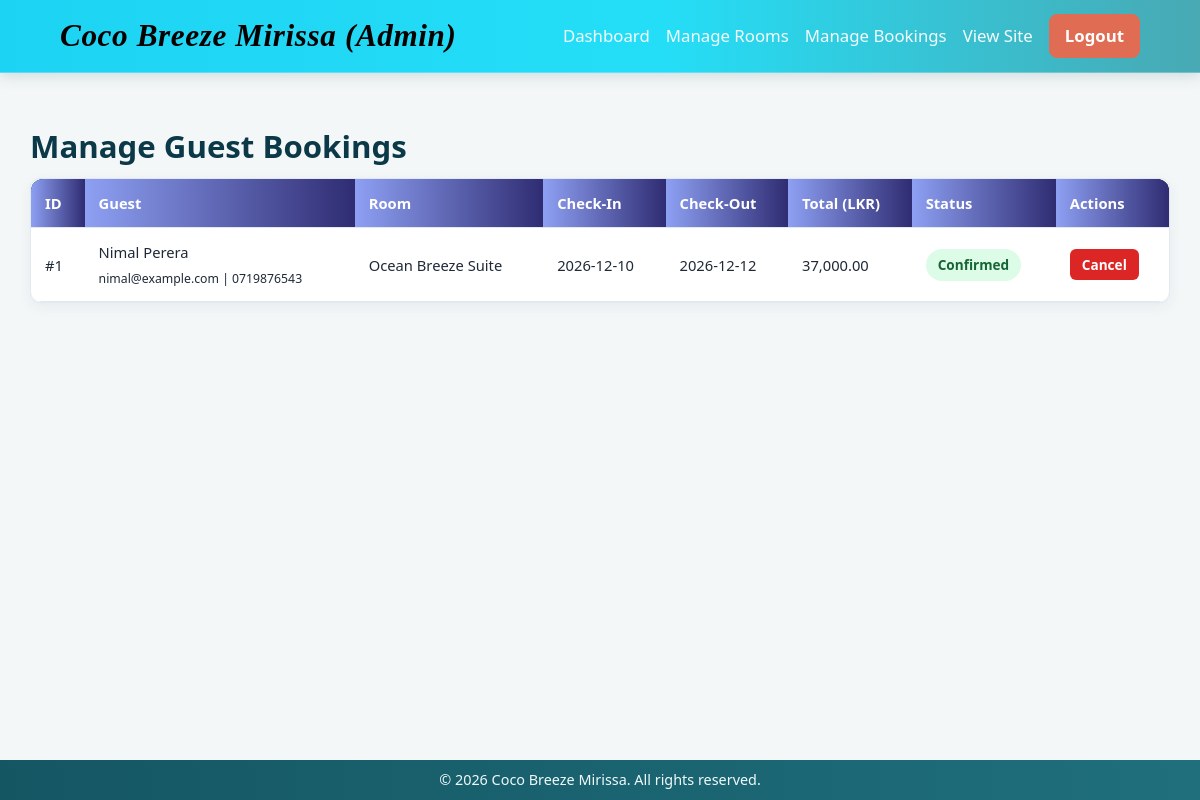
/manage_bookings.php (signed in), run on the app's committed database.
### tables this page shows
CREATE TABLE bookings (
    booking_id INT AUTO_INCREMENT PRIMARY KEY,
    user_id INT NOT NULL,
    room_id INT NOT NULL,
    check_in DATE NOT NULL,
    check_out DATE NOT NULL,
    total_amount DECIMAL(10, 2) NOT NULL,
    booking_status ENUM('Pending', 'Confirmed', 'Cancelled') NOT NULL DEFAULT 'Pending',
    booking_date TIMESTAMP DEFAULT CURRENT_TIMESTAMP,
    FOREIGN KEY (user_id) REFERENCES users(user_id) ON DELETE CASCADE,
    FOREIGN KEY (room_id) REFERENCES rooms(room_id) ON DELETE CASCADE
);

CREATE TABLE users (
    user_id INT AUTO_INCREMENT PRIMARY KEY,
    name VARCHAR(100) NOT NULL,
    email VARCHAR(120) NOT NULL UNIQUE,
    contact_number VARCHAR(20) NOT NULL,
    password VARCHAR(255) NOT NULL,
    role ENUM('guest', 'admin') NOT NULL DEFAULT 'guest',
    created_at TIMESTAMP DEFAULT CURRENT_TIMESTAMP
);

CREATE TABLE rooms (
    room_id INT AUTO_INCREMENT PRIMARY KEY,
    room_name VARCHAR(100) NOT NULL,
    room_type VARCHAR(60) NOT NULL,
    description TEXT NOT NULL,
    price_per_night DECIMAL(10, 2) NOT NULL,
    max_guests INT NOT NULL,
    room_image VARCHAR(255) DEFAULT 'room1.jpg',
    room_status ENUM('available', 'inactive') NOT NULL DEFAULT 'available'
);

### manage_bookings.php (the view, shortened to what this page needs)
<?php
require_once '../config/db.php';
$sql = "
    SELECT b.*, u.name AS guest_name, u.email AS guest_email, u.contact_number, r.room_name
    FROM bookings b
    INNER JOIN users u ON b.user_id = u.user_id
    INNER JOIN rooms r ON b.room_id = r.room_id
    ORDER BY b.booking_date DESC
";
$bookings = $pdo->query($sql)->fetchAll();
?>
<!DOCTYPE html>
<html lang="en">
<head>
    <link rel="stylesheet" href="../assets/css/style.css">
</head>
<body>
    <header class="navbar">
        <div class="container nav-flex">
            <a href="../index.php" class="logo">Coco Breeze Mirissa (Admin)</a>
            <nav class="nav-links">
                <a href="dashboard.php">Dashboard</a>
                <a href="manage_rooms.php">Manage Rooms</a>
                <a href="manage_bookings.php">Manage Bookings</a>
                <a href="../index.php">View Site</a>
                <a href="../logout.php" class="btn-outline">Logout</a>
            </nav>
        </div>
    </header>
    <main class="section container">
        <h1>Manage Guest Bookings</h1>
        <div class="table-wrap">
            <table class="data-table">
                <thead>
                    <tr>
                        <th>ID</th>
                        <th>Guest</th>
                        <th>Room</th>
                        <th>Check-In</th>
                        <th>Check-Out</th>
                        <th>Total (LKR)</th>
                        <th>Status</th>
                        <th>Actions</th>
                    </tr>
                </thead>
                <tbody>
                    <?php foreach ($bookings as $b): ?>
                        <tr>
                            <td>#<?= (int)$b['booking_id'] ?></td>
                            <td>
                                <?= htmlspecialchars($b['guest_name']) ?><br>
                                <small><?= htmlspecialchars($b['guest_email']) ?> | <?= htmlspecialchars($b['contact_number']) ?></small>
                            </td>
                            <td><?= htmlspecialchars($b['room_name']) ?></td>
                            <td><?= htmlspecialchars($b['check_in']) ?></td>
                            <td><?= htmlspecialchars($b['check_out']) ?></td>
                            <td><?= number_format((float)$b['total_amount'], 2) ?></td>
                            <td>
                                <span class="badge badge-<?= strtolower(htmlspecialchars($b['booking_status'])) ?>">
                                    <?= htmlspecialchars($b['booking_status']) ?>
                                </span>
                            </td>
                            <td>
                                <form method="POST" action="manage_bookings.php" class="inline-form">
                                    <?php if ($b['booking_status'] !== 'Cancelled'): ?>
                                        <button type="submit" name="new_status" value="Cancelled" class="btn-danger">Cancel</button>
                                    <?php endif; ?>
                                </form>
                            </td>
                        </tr>
                    <?php endforeach; ?>
                </tbody>
            </table>
        </div>
    </main>
    <footer class="footer">
        <div class="container">
            <p>&copy; 2026 Coco Breeze Mirissa. All rights reserved.</p>
        </div>
    </footer>
</body>
</html>

### data on the page
bookings: booking_id "1", user.name "Nimal Perera", user.email "nimal@example.com", user.contact_number "0719876543", room.room_name "Ocean Breeze Suite", check_in "2026-12-10", check_out "2026-12-12", total_amount "37,000.00", booking_status "Confirmed", shows "Cancel"
